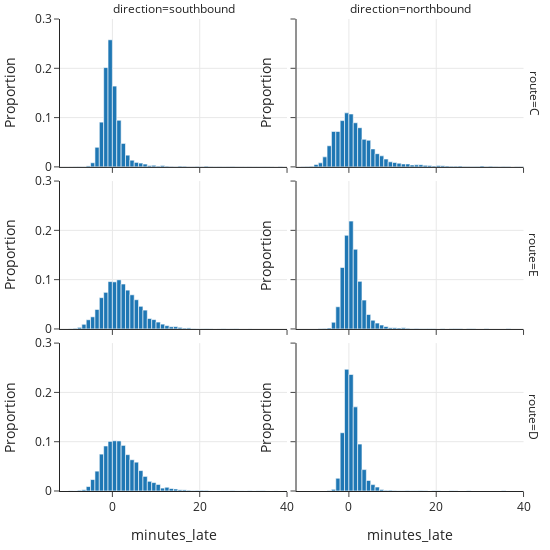

Source (notebook cell):
### Markdown cell above
Let's begin with the first two questions, and look at histograms of lateness for each of the six combinations of bus line and direction.

### Code cell
fig = px.histogram(bus, x='minutes_late',
                   histnorm='probability density',
                   nbins = 200,
                facet_row='route', facet_col='direction',
                width=550, height=550)

fig.update_xaxes(range=[-12, 40])
fig.update_yaxes(range=[0, 0.3], 
                 title="Proportion")

fig.show()

### Figure 1 — Plotly figure (JSON) as saved in the notebook; plotly's stock layout.template omitted (floating-point values rounded to 4 significant figures; data arrays with more than 128 entries replaced by an {"elided": "..."} marker saying what was removed)
{"data": [{"alignmentgroup": "True", "bingroup": "x", "histnorm": "probability density", "hovertemplate": "route=C<br>direction=southbound<br>minutes_late=%{x}<br>probability density=%{y}<extra></extra>", "legendgroup": "", "marker": {"color": "#1F77B4", "pattern": {"shape": ""}}, "name": "", "nbinsx": 200, "offsetgroup": "", "orientation": "v", "showlegend": false, "type": "histogram", "x": {"elided": "6551 float values"}, "xaxis": "x5", "yaxis": "y5"}, {"alignmentgroup": "True", "bingroup": "x", "histnorm": "probability density", "hovertemplate": "route=C<br>direction=northbound<br>minutes_late=%{x}<br>probability density=%{y}<extra></extra>", "legendgroup": "", "marker": {"color": "#1F77B4", "pattern": {"shape": ""}}, "name": "", "nbinsx": 200, "offsetgroup": "", "orientation": "v", "showlegend": false, "type": "histogram", "x": {"elided": "6677 float values"}, "xaxis": "x6", "yaxis": "y6"}, {"alignmentgroup": "True", "bingroup": "x", "histnorm": "probability density", "hovertemplate": "route=E<br>direction=southbound<br>minutes_late=%{x}<br>probability density=%{y}<extra></extra>", "legendgroup": "", "marker": {"color": "#1F77B4", "pattern": {"shape": ""}}, "name": "", "nbinsx": 200, "offsetgroup": "", "orientation": "v", "showlegend": false, "type": "histogram", "x": {"elided": "6221 float values"}, "xaxis": "x3", "yaxis": "y3"}, {"alignmentgroup": "True", "bingroup": "x", "histnorm": "probability density", "hovertemplate": "route=E<br>direction=northbound<br>minutes_late=%{x}<br>probability density=%{y}<extra></extra>", "legendgroup": "", "marker": {"color": "#1F77B4", "pattern": {"shape": ""}}, "name": "", "nbinsx": 200, "offsetgroup": "", "orientation": "v", "showlegend": false, "type": "histogram", "x": {"elided": "6289 float values"}, "xaxis": "x4", "yaxis": "y4"}, {"alignmentgroup": "True", "bingroup": "x", "histnorm": "probability density", "hovertemplate": "route=D<br>direction=southbound<br>minutes_late=%{x}<br>probability density=%{y}<extra></extra>", "legendgroup": "", "marker": {"color": "#1F77B4", "pattern": {"shape": ""}}, "name": "", "nbinsx": 200, "offsetgroup": "", "orientation": "v", "showlegend": false, "type": "histogram", "x": {"elided": "6546 float values"}, "xaxis": "x", "yaxis": "y"}, {"alignmentgroup": "True", "bingroup": "x", "histnorm": "probability density", "hovertemplate": "route=D<br>direction=northbound<br>minutes_late=%{x}<br>probability density=%{y}<extra></extra>", "legendgroup": "", "marker": {"color": "#1F77B4", "pattern": {"shape": ""}}, "name": "", "nbinsx": 200, "offsetgroup": "", "orientation": "v", "showlegend": false, "type": "histogram", "x": {"elided": "6633 float values"}, "xaxis": "x2", "yaxis": "y2"}], "layout": {"annotations": [{"font": {}, "showarrow": false, "text": "direction=southbound", "x": 0.24, "xanchor": "center", "xref": "paper", "y": 1.0, "yanchor": "bottom", "yref": "paper"}, {"font": {}, "showarrow": false, "text": "direction=northbound", "x": 0.74, "xanchor": "center", "xref": "paper", "y": 1.0, "yanchor": "bottom", "yref": "paper"}, {"font": {}, "showarrow": false, "text": "route=D", "textangle": 90, "x": 0.98, "xanchor": "left", "xref": "paper", "y": 0.1567, "yanchor": "middle", "yref": "paper"}, {"font": {}, "showarrow": false, "text": "route=E", "textangle": 90, "x": 0.98, "xanchor": "left", "xref": "paper", "y": 0.5, "yanchor": "middle", "yref": "paper"}, {"font": {}, "showarrow": false, "text": "route=C", "textangle": 90, "x": 0.98, "xanchor": "left", "xref": "paper", "y": 0.8433, "yanchor": "middle", "yref": "paper"}], "barmode": "relative", "height": 550, "legend": {"tracegroupgap": 0}, "width": 550, "xaxis": {"anchor": "y", "domain": [0, 0.48], "range": [-12, 40], "title": {"text": "minutes_late"}, "type": "linear"}, "xaxis2": {"anchor": "y2", "domain": [0.5, 0.98], "matches": "x", "range": [-12, 40], "title": {"text": "minutes_late"}, "type": "linear"}, "xaxis3": {"anchor": "y3", "domain": [0, 0.48], "matches": "x", "range": [-12, 40], "showticklabels": false, "type": "linear"}, "xaxis4": {"anchor": "y4", "domain": [0.5, 0.98], "matches": "x", "range": [-12, 40], "showticklabels": false, "type": "linear"}, "xaxis5": {"anchor": "y5", "domain": [0, 0.48], "matches": "x", "range": [-12, 40], "showticklabels": false, "type": "linear"}, "xaxis6": {"anchor": "y6", "domain": [0.5, 0.98], "matches": "x", "range": [-12, 40], "showticklabels": false, "type": "linear"}, "yaxis": {"anchor": "x", "domain": [0, 0.3133], "range": [0, 0.3], "title": {"text": "Proportion"}}, "yaxis2": {"anchor": "x2", "domain": [0, 0.3133], "matches": "y", "range": [0, 0.3], "showticklabels": false, "title": {"text": "Proportion"}}, "yaxis3": {"anchor": "x3", "domain": [0.3433, 0.6567], "matches": "y", "range": [0, 0.3], "title": {"text": "Proportion"}}, "yaxis4": {"anchor": "x4", "domain": [0.3433, 0.6567], "matches": "y", "range": [0, 0.3], "showticklabels": false, "title": {"text": "Proportion"}}, "yaxis5": {"anchor": "x5", "domain": [0.6867, 1.0], "matches": "y", "range": [0, 0.3], "title": {"text": "Proportion"}}, "yaxis6": {"anchor": "x6", "domain": [0.6867, 1.0], "matches": "y", "range": [0, 0.3], "showticklabels": false, "title": {"text": "Proportion"}}}}
